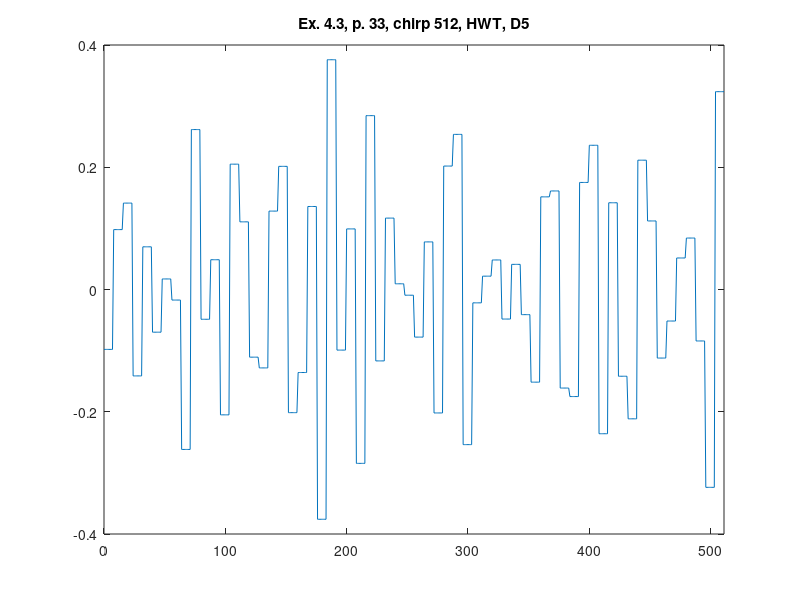

The MATLAB source for this figure:
%% ========================================================================
%% Programmatic octave notes on "Ripples in Mathematics" by A. Jensen
%% and A. la Cour-Harbo written with a deep gratitude to the authors for
%% this wonderful text. 
%% 
%% Reconstruction of graphs in Ex. 4.3, p.33, Ch 04, HWT, D5, 4 scales.
%%
%% Author: Vladimir Kulyukin
%% 
%% NB: I have tested this code in Octave 4.
%% =========================================================================
t = [0:511];

%%y_ex_4_3_chirp_512_p33 = arrayfun(@(x) sin(x*x), t);

y_ex_4_3_chirp_HWT_D5_512_p33 = [
-0.09800005885932442
-0.09800005885932442
-0.09800005885932442
-0.09800005885932442
-0.09800005885932442
-0.09800005885932442
-0.09800005885932442
-0.09800005885932442
0.09800005885932442
0.09800005885932442
0.09800005885932442
0.09800005885932442
0.09800005885932442
0.09800005885932442
0.09800005885932442
0.09800005885932442
0.14135559692277364
0.14135559692277364
0.14135559692277364
0.14135559692277364
0.14135559692277364
0.14135559692277364
0.14135559692277364
0.14135559692277364
-0.14135559692277364
-0.14135559692277364
-0.14135559692277364
-0.14135559692277364
-0.14135559692277364
-0.14135559692277364
-0.14135559692277364
-0.14135559692277364
0.06982863782546196
0.06982863782546196
0.06982863782546196
0.06982863782546196
0.06982863782546196
0.06982863782546196
0.06982863782546196
0.06982863782546196
-0.06982863782546196
-0.06982863782546196
-0.06982863782546196
-0.06982863782546196
-0.06982863782546196
-0.06982863782546196
-0.06982863782546196
-0.06982863782546196
0.017266078044046434
0.017266078044046434
0.017266078044046434
0.017266078044046434
0.017266078044046434
0.017266078044046434
0.017266078044046434
0.017266078044046434
-0.017266078044046434
-0.017266078044046434
-0.017266078044046434
-0.017266078044046434
-0.017266078044046434
-0.017266078044046434
-0.017266078044046434
-0.017266078044046434
-0.261662573157918
-0.261662573157918
-0.261662573157918
-0.261662573157918
-0.261662573157918
-0.261662573157918
-0.261662573157918
-0.261662573157918
0.261662573157918
0.261662573157918
0.261662573157918
0.261662573157918
0.261662573157918
0.261662573157918
0.261662573157918
0.261662573157918
-0.04870318203589021
-0.04870318203589021
-0.04870318203589021
-0.04870318203589021
-0.04870318203589021
-0.04870318203589021
-0.04870318203589021
-0.04870318203589021
0.04870318203589021
0.04870318203589021
0.04870318203589021
0.04870318203589021
0.04870318203589021
0.04870318203589021
0.04870318203589021
0.04870318203589021
-0.20505267076581304
-0.20505267076581304
-0.20505267076581304
-0.20505267076581304
-0.20505267076581304
-0.20505267076581304
-0.20505267076581304
-0.20505267076581304
0.20505267076581304
0.20505267076581304
0.20505267076581304
0.20505267076581304
0.20505267076581304
0.20505267076581304
0.20505267076581304
0.20505267076581304
0.11068665011718497
0.11068665011718497
0.11068665011718497
0.11068665011718497
0.11068665011718497
0.11068665011718497
0.11068665011718497
0.11068665011718497
-0.11068665011718497
-0.11068665011718497
-0.11068665011718497
-0.11068665011718497
-0.11068665011718497
-0.11068665011718497
-0.11068665011718497
-0.11068665011718497
-0.1282714257711563
-0.1282714257711563
-0.1282714257711563
-0.1282714257711563
-0.1282714257711563
-0.1282714257711563
-0.1282714257711563
-0.1282714257711563
0.1282714257711563
0.1282714257711563
0.1282714257711563
0.1282714257711563
0.1282714257711563
0.1282714257711563
0.1282714257711563
0.1282714257711563
0.20146903745446343
0.20146903745446343
0.20146903745446343
0.20146903745446343
0.20146903745446343
0.20146903745446343
0.20146903745446343
0.20146903745446343
-0.20146903745446343
-0.20146903745446343
-0.20146903745446343
-0.20146903745446343
-0.20146903745446343
-0.20146903745446343
-0.20146903745446343
-0.20146903745446343
-0.13580552907556348
-0.13580552907556348
-0.13580552907556348
-0.13580552907556348
-0.13580552907556348
-0.13580552907556348
-0.13580552907556348
-0.13580552907556348
0.13580552907556348
0.13580552907556348
0.13580552907556348
0.13580552907556348
0.13580552907556348
0.13580552907556348
0.13580552907556348
0.13580552907556348
-0.37589102574500177
-0.37589102574500177
-0.37589102574500177
-0.37589102574500177
-0.37589102574500177
-0.37589102574500177
-0.37589102574500177
-0.37589102574500177
0.37589102574500177
0.37589102574500177
0.37589102574500177
0.37589102574500177
0.37589102574500177
0.37589102574500177
0.37589102574500177
0.37589102574500177
-0.09912784979911066
-0.09912784979911066
-0.09912784979911066
-0.09912784979911066
-0.09912784979911066
-0.09912784979911066
-0.09912784979911066
-0.09912784979911066
0.09912784979911066
0.09912784979911066
0.09912784979911066
0.09912784979911066
0.09912784979911066
0.09912784979911066
0.09912784979911066
0.09912784979911066
-0.28443888896388914
-0.28443888896388914
-0.28443888896388914
-0.28443888896388914
-0.28443888896388914
-0.28443888896388914
-0.28443888896388914
-0.28443888896388914
0.28443888896388914
0.28443888896388914
0.28443888896388914
0.28443888896388914
0.28443888896388914
0.28443888896388914
0.28443888896388914
0.28443888896388914
-0.11680873630693561
-0.11680873630693561
-0.11680873630693561
-0.11680873630693561
-0.11680873630693561
-0.11680873630693561
-0.11680873630693561
-0.11680873630693561
0.11680873630693561
0.11680873630693561
0.11680873630693561
0.11680873630693561
0.11680873630693561
0.11680873630693561
0.11680873630693561
0.11680873630693561
0.009343096136969013
0.009343096136969013
0.009343096136969013
0.009343096136969013
0.009343096136969013
0.009343096136969013
0.009343096136969013
0.009343096136969013
-0.009343096136969013
-0.009343096136969013
-0.009343096136969013
-0.009343096136969013
-0.009343096136969013
-0.009343096136969013
-0.009343096136969013
-0.009343096136969013
-0.07787337522803446
-0.07787337522803446
-0.07787337522803446
-0.07787337522803446
-0.07787337522803446
-0.07787337522803446
-0.07787337522803446
-0.07787337522803446
0.07787337522803446
0.07787337522803446
0.07787337522803446
0.07787337522803446
0.07787337522803446
0.07787337522803446
0.07787337522803446
0.07787337522803446
-0.20195903283137176
-0.20195903283137176
-0.20195903283137176
-0.20195903283137176
-0.20195903283137176
-0.20195903283137176
-0.20195903283137176
-0.20195903283137176
0.20195903283137176
0.20195903283137176
0.20195903283137176
0.20195903283137176
0.20195903283137176
0.20195903283137176
0.20195903283137176
0.20195903283137176
0.25377275893237505
0.25377275893237505
0.25377275893237505
0.25377275893237505
0.25377275893237505
0.25377275893237505
0.25377275893237505
0.25377275893237505
-0.25377275893237505
-0.25377275893237505
-0.25377275893237505
-0.25377275893237505
-0.25377275893237505
-0.25377275893237505
-0.25377275893237505
-0.25377275893237505
-0.02182392401365307
-0.02182392401365307
-0.02182392401365307
-0.02182392401365307
-0.02182392401365307
-0.02182392401365307
-0.02182392401365307
-0.02182392401365307
0.02182392401365307
0.02182392401365307
0.02182392401365307
0.02182392401365307
0.02182392401365307
0.02182392401365307
0.02182392401365307
0.02182392401365307
0.048332347338145565
0.048332347338145565
0.048332347338145565
0.048332347338145565
0.048332347338145565
0.048332347338145565
0.048332347338145565
0.048332347338145565
-0.048332347338145565
-0.048332347338145565
-0.048332347338145565
-0.048332347338145565
-0.048332347338145565
-0.048332347338145565
-0.048332347338145565
-0.048332347338145565
0.0411278590054749
0.0411278590054749
0.0411278590054749
0.0411278590054749
0.0411278590054749
0.0411278590054749
0.0411278590054749
0.0411278590054749
-0.0411278590054749
-0.0411278590054749
-0.0411278590054749
-0.0411278590054749
-0.0411278590054749
-0.0411278590054749
-0.0411278590054749
-0.0411278590054749
-0.1515649469399803
-0.1515649469399803
-0.1515649469399803
-0.1515649469399803
-0.1515649469399803
-0.1515649469399803
-0.1515649469399803
-0.1515649469399803
0.1515649469399803
0.1515649469399803
0.1515649469399803
0.1515649469399803
0.1515649469399803
0.1515649469399803
0.1515649469399803
0.1515649469399803
0.16122186208618836
0.16122186208618836
0.16122186208618836
0.16122186208618836
0.16122186208618836
0.16122186208618836
0.16122186208618836
0.16122186208618836
-0.16122186208618836
-0.16122186208618836
-0.16122186208618836
-0.16122186208618836
-0.16122186208618836
-0.16122186208618836
-0.16122186208618836
-0.16122186208618836
-0.17513780807824247
-0.17513780807824247
-0.17513780807824247
-0.17513780807824247
-0.17513780807824247
-0.17513780807824247
-0.17513780807824247
-0.17513780807824247
0.17513780807824247
0.17513780807824247
0.17513780807824247
0.17513780807824247
0.17513780807824247
0.17513780807824247
0.17513780807824247
0.17513780807824247
0.235946681827359
0.235946681827359
0.235946681827359
0.235946681827359
0.235946681827359
0.235946681827359
0.235946681827359
0.235946681827359
-0.235946681827359
-0.235946681827359
-0.235946681827359
-0.235946681827359
-0.235946681827359
-0.235946681827359
-0.235946681827359
-0.235946681827359
0.1419036163011919
0.1419036163011919
0.1419036163011919
0.1419036163011919
0.1419036163011919
0.1419036163011919
0.1419036163011919
0.1419036163011919
-0.1419036163011919
-0.1419036163011919
-0.1419036163011919
-0.1419036163011919
-0.1419036163011919
-0.1419036163011919
-0.1419036163011919
-0.1419036163011919
-0.21156571237249389
-0.21156571237249389
-0.21156571237249389
-0.21156571237249389
-0.21156571237249389
-0.21156571237249389
-0.21156571237249389
-0.21156571237249389
0.21156571237249389
0.21156571237249389
0.21156571237249389
0.21156571237249389
0.21156571237249389
0.21156571237249389
0.21156571237249389
0.21156571237249389
0.11214439923845528
0.11214439923845528
0.11214439923845528
0.11214439923845528
0.11214439923845528
0.11214439923845528
0.11214439923845528
0.11214439923845528
-0.11214439923845528
-0.11214439923845528
-0.11214439923845528
-0.11214439923845528
-0.11214439923845528
-0.11214439923845528
-0.11214439923845528
-0.11214439923845528
-0.05157207747666613
-0.05157207747666613
-0.05157207747666613
-0.05157207747666613
-0.05157207747666613
-0.05157207747666613
-0.05157207747666613
-0.05157207747666613
0.05157207747666613
0.05157207747666613
0.05157207747666613
0.05157207747666613
0.05157207747666613
0.05157207747666613
0.05157207747666613
0.05157207747666613
0.08418684949029724
0.08418684949029724
0.08418684949029724
0.08418684949029724
0.08418684949029724
0.08418684949029724
0.08418684949029724
0.08418684949029724
-0.08418684949029724
-0.08418684949029724
-0.08418684949029724
-0.08418684949029724
-0.08418684949029724
-0.08418684949029724
-0.08418684949029724
-0.08418684949029724
-0.32365704220491953
-0.32365704220491953
-0.32365704220491953
-0.32365704220491953
-0.32365704220491953
-0.32365704220491953
-0.32365704220491953
-0.32365704220491953
0.32365704220491953
0.32365704220491953
0.32365704220491953
0.32365704220491953
0.32365704220491953
0.32365704220491953
0.32365704220491953
0.32365704220491953
];

figure;
plot(t, y_ex_4_3_chirp_HWT_D5_512_p33);
xlim([0 511]);
title('Ex. 4.3, p. 33, chirp 512, HWT, D5');
